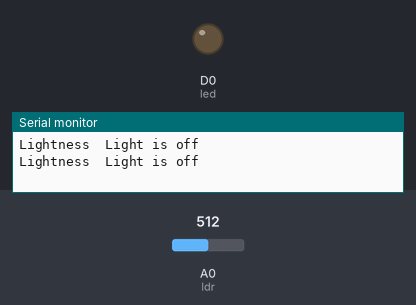
Bench run of a sketch on a simulated ESP8266 (NodeMCU). Shown: output pins drawn as LEDs (lit = HIGH), the last lines printed to the serial monitor. The inputs (shaded band) are chosen by the test bench; at power-on: A0 (ldr) = 512.

Above: at 1.8 s.
1.9 s: A0 (ldr) set to 307
3.4 s: A0 (ldr) set to 285
At 5.0 s:
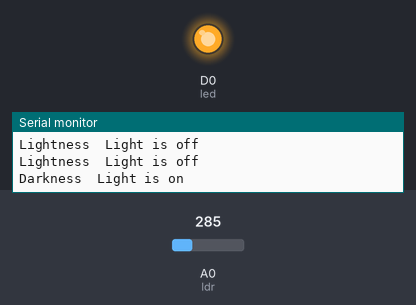
5.5 s: A0 (ldr) set to 306
At 6.5 s:
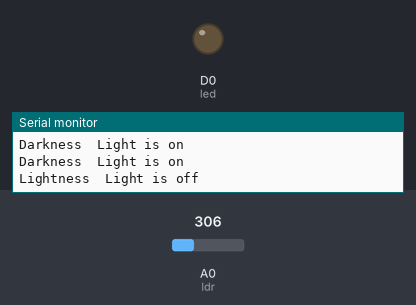
7.5 s: A0 (ldr) set to 290
At 9.3 s:
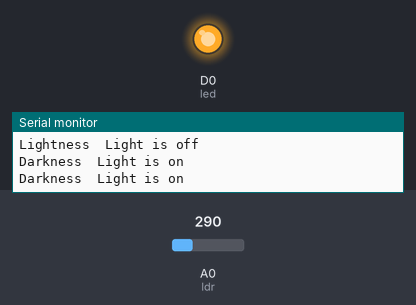
Timing chart, 0 to 10.5 s (numbered marks = the images above; inputs shaded):
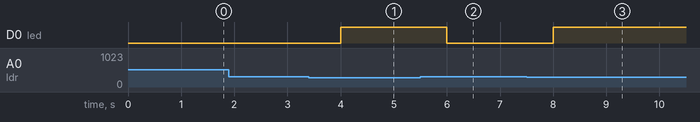

Measured:
- the behaviour switches between 301 and 300 on A0 (ldr) (found by bisection; images 0 and 1)
- after the input at 3.4 s, D0 (led): LOW → HIGH after 0.60 s
- after the input at 5.5 s, D0 (led): HIGH → LOW after 0.50 s
- after the input at 7.5 s, D0 (led): LOW → HIGH after 0.50 s

The sketch:

ldr.ino
```cpp
#define ldr A0
#define led D0
int x;
void setup() {
  // put your setup code here, to run once:
pinMode(ldr,INPUT);
pinMode(led,OUTPUT);
Serial.begin(9600);
}

void loop() {
  // put your main code here, to run repeatedly:
x=analogRead(A0);
if(x<=300){
digitalWrite(led,1);
Serial.print("Darkness\t");
Serial.print("Light is on\n");
}
else
{
  digitalWrite(led,0);
  Serial.print("Lightness\t");
Serial.print("Light is off\n");
}
delay(1000);
}
```
